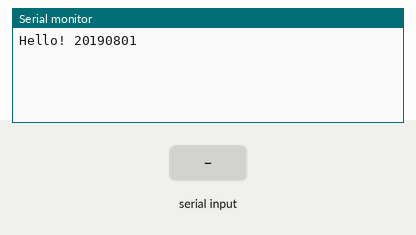
This sketch was run on a simulated Arduino Uno, built with avr-gcc and run on an emulated ATmega328P. Parts: the last lines printed to the serial monitor. Inputs (shaded band) come from the test bench.

Above: at 1.2 s.
1.3 s: "1" received over the second serial link
At 2.1 s:
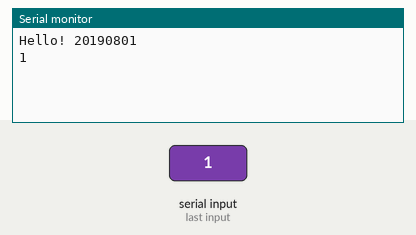
2.8 s: "0" received over the second serial link
At 3.2 s:
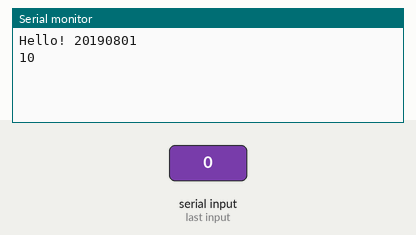

Measured:
- after the input at 1.3 s, the serial monitor: prints a new line at once (image 1)
- after the input at 2.8 s, the serial monitor: prints a new line at once (image 2)

The sketch:

BLESetup.ino
```cpp
#include <SoftwareSerial.h>
#define GENIE

#ifdef GENIE
SoftwareSerial BTSerial(5, 4);
#else
SoftwareSerial BTSerial(4, 5);
#endif

void setup()
{
  Serial.begin(9600);
  BTSerial.begin(9600);
  Serial.println("Hello! 20190801");
  BTSerial.write("AT?NAME");
}

void loop()
{
  if (BTSerial.available()) {
    Serial.write(BTSerial.read());
  }

  if (Serial.available()) {
    BTSerial.write(Serial.read());
  }
}
```
